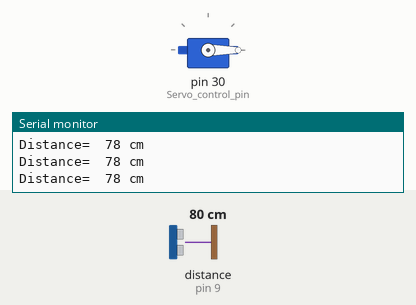
Recording of a sketch running on a simulated Arduino Mega 2560, built with avr-gcc and run on an emulated ATmega2560. Shown: servo, the last lines printed to the serial monitor. Wiring (inferred from the names in the program): ultrasonic range finder: trigger pin 10; echo pin 9. The test bench sets the inputs (shaded band); at power-on: distance to the obstacle (sensor on pin 9) 80 cm. The echo pulse lasts 58.3 µs per cm.

Above: at 1.3 s.
1.4 s: distance to the obstacle (sensor on pin 9) set to 50 cm
3.2 s: distance to the obstacle (sensor on pin 9) set to 43 cm
At 5.2 s:
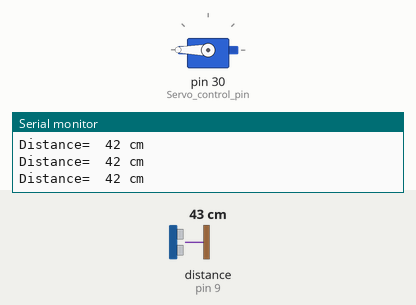
5.5 s: distance to the obstacle (sensor on pin 9) set to 34 cm
7.3 s: distance to the obstacle (sensor on pin 9) set to 28 cm
At 9.3 s:
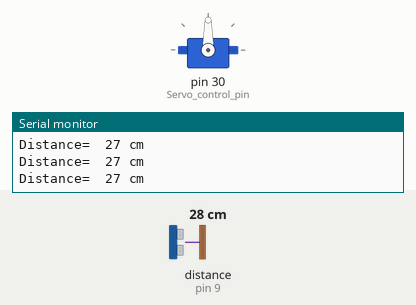
9.6 s: distance to the obstacle (sensor on pin 9) set to 18 cm
11.3 s: distance to the obstacle (sensor on pin 9) set to 14 cm
At 13.4 s:
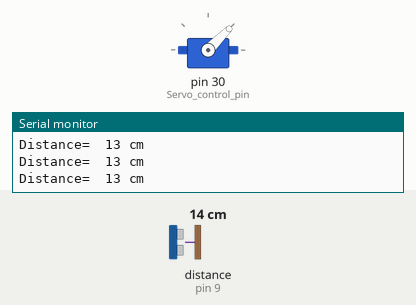
Timing chart, 0 to 14.6 s (numbered marks = the images above; inputs shaded):
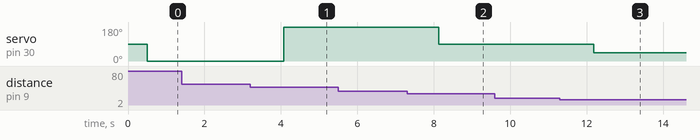

Measured:
- the behaviour switches between 47 and 46 cm on distance to the obstacle (sensor on pin 9) (found by bisection; images 0 and 1)
- the behaviour switches between 32 and 31 cm on distance to the obstacle (sensor on pin 9) (found by bisection; images 1 and 2)
- the behaviour switches between 17 and 16 cm on distance to the obstacle (sensor on pin 9) (found by bisection; images 2 and 3)
- after the input at 3.2 s, servo on pin 30 (Servo_control_pin): 0° → 180° after 0.87 s
- after the input at 7.3 s, servo on pin 30 (Servo_control_pin): 180° → 90° after 0.83 s
- after the input at 11.3 s, servo on pin 30 (Servo_control_pin): 90° → 45° after 0.89 s

The sketch:

servo_sonic.ino
```cpp
//Uncomment below lines for Task02 and Task03
#include <Servo.h>   //Using built-in servo library with precise PWMs
Servo myservo;       //Creates an object of Servo

//Variables for pins and servo position "pos"
int pos = 0;    // variable to store the servo position
const int echo = 9, Trig = 10;      //Pin connections for HC-SR04
const int Servo_control_pin = 30;   //Pin connection for Servo PWM, equivalent to PF1
const int SW2 = 17;                 //Pin number for Switch SW2

////////////////////////////////////////////////////
//Time Update Variables for Ultrasonic Sensor
long duration, cm;          //To measure pulse width and distance in cm
long distance = 0;          //To return distance of object

////////////////////////////////////////////////////
void setup()
{
  Serial.begin(115200);     //Initialize Serial COM Port with 115200 buad rate
  pinMode(Trig, OUTPUT);    //Trigger is output since it will send 8 pulses at 40KHz from HC-SR04
  pinMode(echo, INPUT);     //Echo is input since it will detect the reflected wave from HC-SR04
  myservo.attach(Servo_control_pin);   //Attaches the servo PWM pin on PF1
  //pinMode(Servo_control_pin, OUTPUT);    //To produce PWM signal at PF1 pin for servo control
  pinMode(SW2, INPUT);      //State for SW2
}

////////////////////////////////////////////////////
void loop()
{
    //Task 01: PWM Gernation without using delay functions
    /*
    servo_0_Degree();
    delay(1000);
    servo_p90_Degree();
    delay(1000);
    servo_0_Degree();
    delay(1000);
    servo_m90_Degree();
    delay(1000);
    */

    //Task 02: Using <servo.h> library to control angular position
    /*
    if(digitalRead(SW2) == 0){
      for(pos = 0; pos < 180; pos += 1)  // goes from 0 degrees to 180 degrees
      {                                  // in steps of 1 degree
        myservo.write(pos);              // tell servo to go to position in variable 'pos'
        delay(5);                        // waits 5ms for the servo to reach the position
      }

      for(pos = 180; pos>=1; pos-=1)     // goes from 180 degrees to 0 degrees
      {
        myservo.write(pos);              // tell servo to go to position in variable 'pos'
        delay(5);                        // waits 5ms for the servo to reach the position
      }
    }
    */


    //Task 03: Interfacing servo with ultrasonic sensor
    // /*
    Update_Ultra_Sonic(); //Update distance from ultrasonic sensor
    delay(500);

    if (cm>=0 and cm<=15){
      myservo.write(45);
      delay(5);
    }
    else if (cm>=15 and cm<=30){
      myservo.write(90);
      delay(5);
    }
    else if (cm>=30 and cm<=45){
      myservo.write(180);
      delay(5);
    }
    else{
      myservo.write(0);
      delay(5);
    }
    // */
}


////////////////////////////////////////////////////
void servo_0_Degree(){
    //We use delayMicroseconds() instead of delay(ms)...
    //...since delayMicroseconds() are more precise and give accurate PWM

    // Rotates servo to 0 degree, total pulse duration is 20ms
    digitalWrite(Servo_control_pin, HIGH);
    delayMicroseconds(1500); // High for 1.5ms, Duty Cycle of 7.5%
    digitalWrite(Servo_control_pin, LOW);
    delayMicroseconds(18500); // Off for remaining  18.5ms
}

void servo_p90_Degree(){
    // Rotates servo to +90 degree, total pulse duration is 20ms
    digitalWrite(Servo_control_pin, HIGH);
    delayMicroseconds(2000); // High for 2ms, Duty Cycle of 10%
    digitalWrite(Servo_control_pin, LOW);
    delayMicroseconds(18000); // Off for remaining  18ms
}

void servo_m90_Degree(){
    // Rotates servo to -90 degree, total pulse duration is 20ms
    digitalWrite(Servo_control_pin, HIGH);
    delayMicroseconds(1000); // High for 1ms, Duty Cycle of 5%
    digitalWrite(Servo_control_pin, LOW);
    delayMicroseconds(19000); // Off for remaining  19ms
}

////////////////////////////////////////////////////
void Update_Ultra_Sonic()
{
  //Setting Trig Signal HIGH for 10us to produce burst of 8 pulses at 40KHz
  digitalWrite(Trig, LOW);
  delayMicroseconds(2);
  digitalWrite(Trig, HIGH);
  delayMicroseconds(10);
  digitalWrite(Trig, LOW);

  duration = pulseIn(echo, HIGH);   // Reads duration (microseconds) for which Echo pin reads HIGH till wave is reflected
  cm = microsecondsToCentimeters(duration); // convert the time into a distance, refer to function below

  //Sending through serial port to print on Monitor
  Serial.print("Distance=");
  Serial.print("\t");
  Serial.print(cm);
  Serial.print(" cm");
  Serial.print("\n");
}

////////////////////////////////////////////////////
long microsecondsToCentimeters(long microseconds)
{
  //Gives the distance equivalent to time taken by pulse, speed of sound 340m/s
distance = 0.034 * microseconds;
return distance / 2;
}
```
